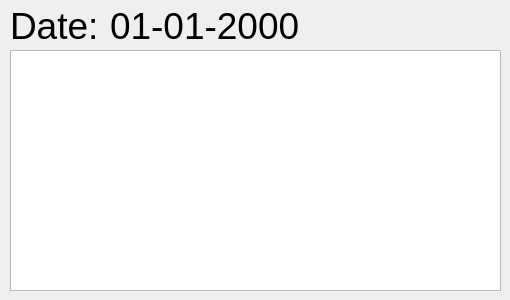
<?xml version="1.0" encoding="UTF-8"?>
<ui version="4.0">
 <class>CalendarView</class>
 <widget class="QDialog" name="CalendarView">
  <property name="geometry">
   <rect>
    <x>0</x>
    <y>0</y>
    <width>510</width>
    <height>300</height>
   </rect>
  </property>
  <property name="windowTitle">
   <string>Dialog</string>
  </property>
  <widget class="QLabel" name="label">
   <property name="geometry">
    <rect>
     <x>10</x>
     <y>10</y>
     <width>91</width>
     <height>31</height>
    </rect>
   </property>
   <property name="font">
    <font>
     <pointsize>28</pointsize>
    </font>
   </property>
   <property name="text">
    <string>Date:</string>
   </property>
  </widget>
  <widget class="QLabel" name="dateLabel">
   <property name="geometry">
    <rect>
     <x>110</x>
     <y>10</y>
     <width>201</width>
     <height>31</height>
    </rect>
   </property>
   <property name="font">
    <font>
     <pointsize>28</pointsize>
    </font>
   </property>
   <property name="text">
    <string>01-01-2000</string>
   </property>
  </widget>
  <widget class="QTableView" name="tableView">
   <property name="geometry">
    <rect>
     <x>10</x>
     <y>50</y>
     <width>491</width>
     <height>241</height>
    </rect>
   </property>
  </widget>
 </widget>
 <resources/>
 <connections/>
</ui>
